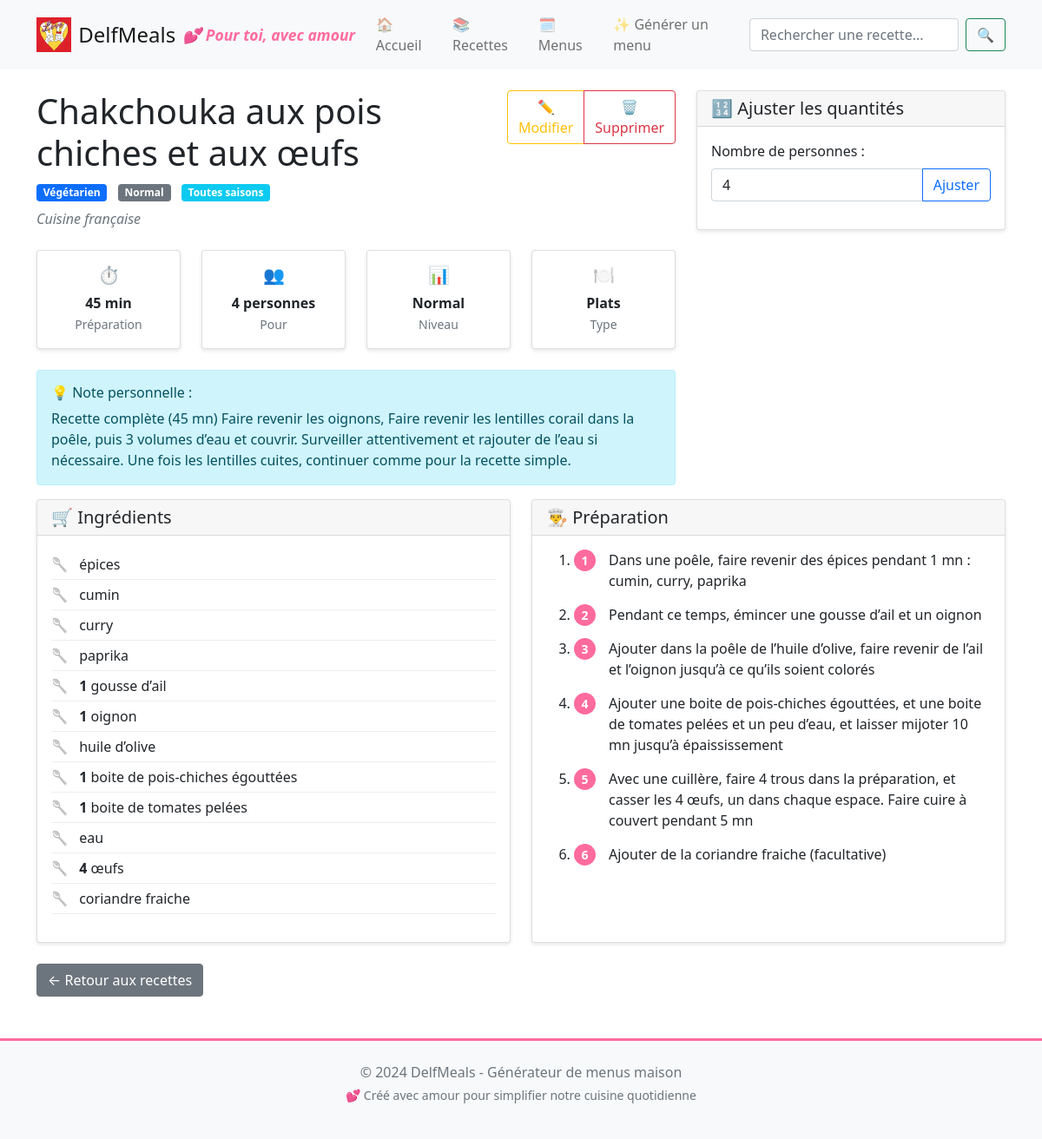
The page /recettes/0 on the database its author committed.
### models/database.py (models this page shows, shortened)
class Recette(db.Model):
    __tablename__ = 'recettes'
    id = db.Column(Integer, primary_key=True)
    nom = db.Column(String(200), nullable=False)
    type_plat = db.Column(String(50), nullable=False)
    origine = db.Column(String(100))
    categorie = db.Column(String(50), nullable=False)
    nb_personnes = db.Column(Integer, default=4)
    temps_preparation = db.Column(Integer, nullable=False)
    difficulte = db.Column(String(50), nullable=False)
    saisons = db.Column(Text)  # JSON stringifié
    preparation = db.Column(Text)  # JSON stringifié
    ingredients = db.Column(Text)  # JSON stringifié
    note = db.Column(Text)
    date_creation = db.Column(DateTime, default=datetime.utcnow)
    date_modification = db.Column(DateTime, default=datetime.utcnow, onupdate=datetime.utcnow)
    def to_dict(self):
        try:
            return {
                'Recette': self.nom,
                'Type de plat': self.type_plat,
                'Origine': self.origine,
                'Catégorie': self.categorie,
                'Nombre de personnes': self.nb_personnes,
                'Temps de préparation': self.temps_preparation,
                'Difficulté': self.difficulte,
                'Saison': json.loads(self.saisons) if self.saisons else [],
                'Préparation': json.loads(self.preparation) if self.preparation else [],
                'Ingrédients': json.loads(self.ingredients) if self.ingredients else [],
                'Note': self.note or ''
            }
        except (json.JSONDecodeError, Exception) as e:
            return {
                'Recette': self.nom,
                'Type de plat': self.type_plat,
                'Origine': self.origine,
                'Catégorie': self.categorie,
                'Nombre de personnes': self.nb_personnes,
                'Temps de préparation': self.temps_preparation,
                'Difficulté': self.difficulte,
                'Saison': [],
                'Préparation': [],
                'Ingrédients': [],
                'Note': self.note or ''
            }

### routes/recettes.py (the view)
@recettes.route('/<int:recette_id>')
def detail_recette(recette_id):
    with DatabaseManager() as db:
        recette = db.get_recette_by_id(recette_id)
        if not recette:
            flash('Recette introuvable', 'error')
            return redirect(url_for('recettes.list_recettes'))
    nb_personnes = request.args.get('personnes', type=int)
    return render_template('recettes/detail.html',
                         recette=recette,
                         recette_id=recette_id,  # Passer l'ID explicitement
                         nb_personnes_ajuste=nb_personnes)

### core/database_manager.py (called while the page is built)
    def __enter__(self):
        return self

    def __exit__(self, exc_type, exc_val, exc_tb):
        pass

    def get_recette_by_id(self, recette_id, as_dict=True):
        recette = Recette.query.get(recette_id)
        if recette is None:
            return None
        if as_dict:
            recette_dict = recette.to_dict()
            recette_dict['id'] = recette.id
            return recette_dict
        else:
            return recette

### routes/main.py (called while the page is built, shortened)
@main.app_template_global('format_temps')
def format_temps(minutes):
    if minutes < 60:
        return f"{minutes} min"

### templates/recettes/detail.html (shortened to what this page needs)
{% extends "base.html" %}
{% block content %}
<div class="row">
    <div class="col-md-8">
        <div class="d-flex justify-content-between align-items-start mb-4">
            <div>
                <h1>{{ recette['Recette'] }}</h1>
                <div class="text-muted mb-2">
                    <span class="badge bg-primary me-2">{{ recette['Catégorie'] }}</span>
                    <span class="badge bg-secondary me-2">{{ recette['Difficulté'] }}</span>
                    {% for saison in recette['Saison'] %}
                    <span class="badge bg-info me-1">{{ saison }}</span>
                    {% endfor %}
                </div>
                {% if recette['Origine'] %}
                <p class="text-muted mb-0">
                    <em>{{ recette['Origine'] }}</em>
                </p>
                {% endif %}
            </div>
            <div class="btn-group">
                <a href="{{ url_for('recettes.edit_recette', recette_id=recette_id|default(1)) }}"
                   class="btn btn-outline-warning">
                    ✏️ Modifier
                </a>
                <button type="button" class="btn btn-outline-danger" data-bs-toggle="modal"
                        data-bs-target="#deleteModal">
                    🗑️ Supprimer
                </button>
            </div>
        </div>
        <div class="row mb-4">
            <div class="col-md-3">
                <div class="card text-center">
                    <div class="card-body">
                        <h5 class="card-title">⏱️</h5>
                        <p class="card-text">
                            <strong>{{ format_temps(recette['Temps de préparation']) }}</strong><br>
                            <small class="text-muted">Préparation</small>
                        </p>
                    </div>
                </div>
            </div>
            <div class="col-md-3">
                <div class="card text-center">
                    <div class="card-body">
                        <h5 class="card-title">👥</h5>
                        <p class="card-text">
                            <strong>{{ nb_personnes_ajuste or recette['Nombre de personnes'] }} personnes</strong><br>
                            <small class="text-muted">Pour</small>
                        </p>
                    </div>
                </div>
            </div>
            <div class="col-md-3">
                <div class="card text-center">
                    <div class="card-body">
                        <h5 class="card-title">📊</h5>
                        <p class="card-text">
                            <strong>{{ recette['Difficulté'] }}</strong><br>
                            <small class="text-muted">Niveau</small>
                        </p>
                    </div>
                </div>
            </div>
            <div class="col-md-3">
                <div class="card text-center">
                    <div class="card-body">
                        <h5 class="card-title">🍽️</h5>
                        <p class="card-text">
                            <strong>{{ recette['Type de plat'] }}</strong><br>
                            <small class="text-muted">Type</small>
                        </p>
                    </div>
                </div>
            </div>
        </div>
        {% if recette['Note'] %}
        <div class="alert alert-info">
            <h6 class="alert-heading">💡 Note personnelle :</h6>
            {{ recette['Note'] }}
        </div>
        {% endif %}
    </div>
    <div class="col-md-4">
        <div class="card">
            <div class="card-header">
                <h5 class="mb-0">🔢 Ajuster les quantités</h5>
            </div>
            <div class="card-body">
                <form method="GET" action="{{ url_for('recettes.detail_recette', recette_id=recette_id|default(1)) }}">
                    <div class="mb-3">
                        <label for="personnes" class="form-label">Nombre de personnes :</label>
                        <div class="input-group">
                            <input type="number" class="form-control" name="personnes" id="personnes"
                                   value="{{ nb_personnes_ajuste or recette['Nombre de personnes'] }}"
                                   min="1" max="20">
                            <button class="btn btn-outline-primary" type="submit">Ajuster</button>
                        </div>
                    </div>
                </form>
            </div>
        </div>
    </div>
</div>
<div class="row">
    <div class="col-md-6">
        <div class="card h-100">
            <div class="card-header">
                <h5 class="mb-0">🛒 Ingrédients</h5>
            </div>
            <div class="card-body">
                <ul class="ingredient-list">
                    {% for ingredient in recette['Ingrédients'] %}
                    <li>
                        {% if ingredient['quantité'] %}
                            {% if ingredient['unité'] %}
                                {% if ingredient['unité'] in ['pièces', 'pièce', 'tranches', 'tranche'] %}
                                    <strong>{{ ingredient['quantité'] }} {{ ingredient['nom'] }}</strong>
                                {% else %}
                                    <strong>{{ ingredient['quantité'] }} {{ ingredient['unité'] }}</strong> de {{ ingredient['nom'] }}
                                {% endif %}
                            {% else %}
                                <strong>{{ ingredient['quantité'] }}</strong> {{ ingredient['nom'] }}
                            {% endif %}
                        {% else %}
                            {{ ingredient['nom'] }}
                        {% endif %}
                    </li>
                    {% endfor %}
                </ul>
            </div>
        </div>
    </div>
    <div class="col-md-6">
        <div class="card h-100">
            <div class="card-header">
                <h5 class="mb-0">👨‍🍳 Préparation</h5>
            </div>
            <div class="card-body">
                <ol class="preparation-steps">
                    {% for etape in recette['Préparation'] %}
                    <li>{{ etape }}</li>
                    {% endfor %}
                </ol>
            </div>
        </div>
    </div>
</div>
<div class="mt-4">
    <a href="{{ url_for('recettes.list_recettes') }}" class="btn btn-secondary">
        ← Retour aux recettes
    </a>
</div>
{% endblock %}

### static/css/style.css (style rules this page uses)
:root { --primary-color: #0d6efd; --secondary-color: #6c757d; --success-color: #198754; --warning-color: #ffc107; --danger-color: #dc3545; --light-color: #f8f9fa; --dark-color: #212529; --accent-color: #ff6b9d; --warm-color: #ffeaa7; }
body { font-family: 'Arial', sans-serif; background-color: #fefefe; }
.card { border: none; box-shadow: 0 2px 4px rgba(0,0,0,0.1); transition: transform 0.2s ease-in-out; }
.btn-outline-primary { color: var(--primary-color); border-color: var(--primary-color); }
.badge { font-size: 0.8em; }
.card-header { background-color: var(--light-color); border-bottom: 2px solid var(--accent-color); }
.card { animation: fadeInUp 0.6s ease-out; }
.ingredient-list { list-style: none; padding-left: 0; }
.ingredient-list li { padding: 5px 0; border-bottom: 1px solid #eee; }
.ingredient-list li:before { content: "🥄 "; margin-right: 8px; }
.preparation-steps { counter-reset: step-counter; }
.preparation-steps li { counter-increment: step-counter; margin-bottom: 15px; padding-left: 40px; position: relative; }
.preparation-steps li:before { content: counter(step-counter); position: absolute; left: 0; top: 0; background: var(--accent-color); color: white; width: 25px; height: 25px; border-radius: 50%; display: flex; align-items: center; justify-content: center; font-weight: bold; font-size: 14px; }
.alert { border-radius: 10px; border: none; }
.alert-info { background-color: #d1ecf1; color: #0c5460; border-left: 4px solid #17a2b8; }

### rows shown on the page
Recette: Recette "Chakchouka aux pois chiches et aux œufs", Catégorie "Végétarien", Difficulté "Normal", Origine "Cuisine française", type_plat "Plats", Note "Recette complète (45 mn) Faire revenir les oignons, Faire revenir les lentilles corail dans la poêle, puis 3 volumes d’eau et couvrir. Surveiller attentivement et rajouter de l’eau si nécessaire. Une fois les lentilles cuites, continuer comme pour la recette simple."

### other values the page prints
{{ saison }} "Toutes saisons"
{{ nb_personnes_ajuste or recette['Nombre de personnes'] }} "4"
{{ ingredient['nom'] }} "épices" "cumin" "curry" "paprika" "huile d’olive" "eau" "coriandre fraiche"
{{ ingredient['quantité'] }} "1" "1" "1" "1" "4"
{{ ingredient['nom'] }} "gousse d’ail" "oignon" "boite de pois-chiches égouttées" "boite de tomates pelées" "œufs"
{{ etape }} "Dans une poêle, faire revenir des épices pendant 1 mn : cumin, curry, paprika" "Pendant ce temps, émincer une gousse d’ail et un oignon" "Ajouter dans la poêle de l’huile d’olive, faire revenir de l’ail et l’oignon jusqu’à ce qu’ils soient colorés" "Ajouter une boite de pois-chiches égouttées, et une boite de tomates pelées et un peu d’eau, et laisser mijoter 10 mn jusqu’à épaississement" "Avec une cuillère, faire 4 trous dans la préparation, et casser les 4 œufs, un dans chaque espace. Faire cuire à couvert pendant 5 mn" "Ajouter de la coriandre fraiche (facultative)"
